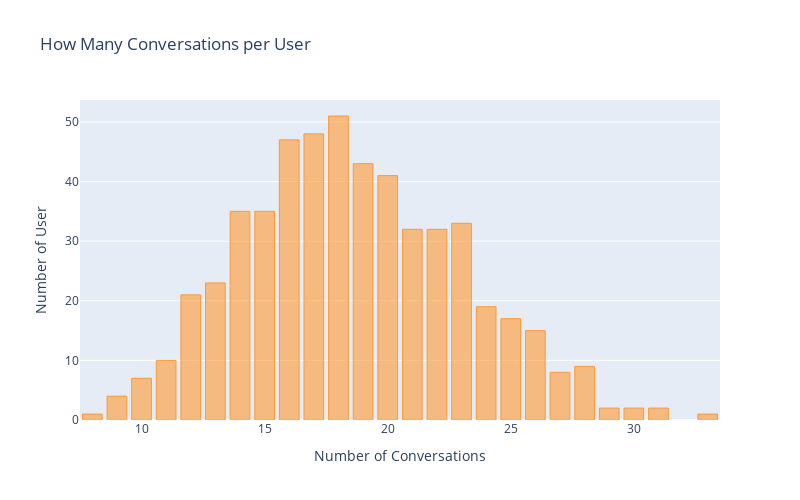

Here is the notebook cell this chart was saved with:
### Markdown cell above
#### What is the distribution of a user's activity. How many conversations per user?

### Code cell
layout = cf.Layout(
    height = 500,
    width = 800,
    yaxis = dict(
    title = 'Number of User'),
    xaxis = dict(
    title = 'Number of Conversations'),
    title = 'How Many Conversations per User'
)

df_temp = df_conversation.groupby('contact_id').agg({'created_at':'count'}).\
    reset_index().groupby('created_at').agg({'contact_id':'count'})
    
fig = df_temp.\
    iplot(kind='bar',
          fill=True,
          width=2,
          asFigure=True,
          layout = layout)

    

fig.show()

### Figure 1 — Plotly figure (JSON) as saved in the notebook; plotly's stock layout.template omitted (floating-point values rounded to 4 significant figures)
{"data": [{"marker": {"color": "rgba(255, 153, 51, 0.6)", "line": {"color": "rgba(255, 153, 51, 1.0)", "width": 1}}, "name": "contact_id", "orientation": "v", "text": "", "type": "bar", "x": [8, 9, 10, 11, 12, 13, 14, 15, 16, 17, 18, 19, 20, 21, 22, 23, 24, 25, 26, 27, 28, 29, 30, 31, 33], "y": [1, 4, 7, 10, 21, 23, 35, 35, 47, 48, 51, 43, 41, 32, 32, 33, 19, 17, 15, 8, 9, 2, 2, 2, 1]}], "layout": {"height": 500, "title": {"text": "How Many Conversations per User"}, "width": 800, "xaxis": {"title": {"text": "Number of Conversations"}}, "yaxis": {"title": {"text": "Number of User"}}}}
